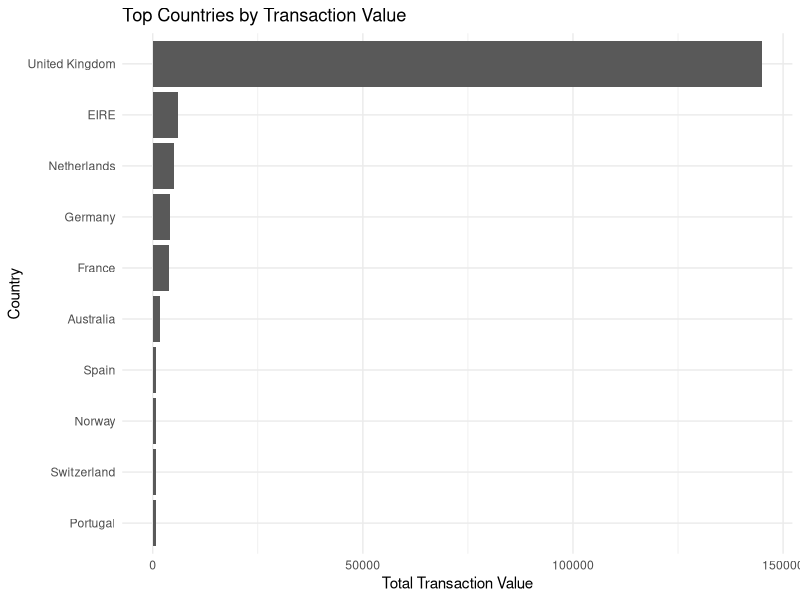
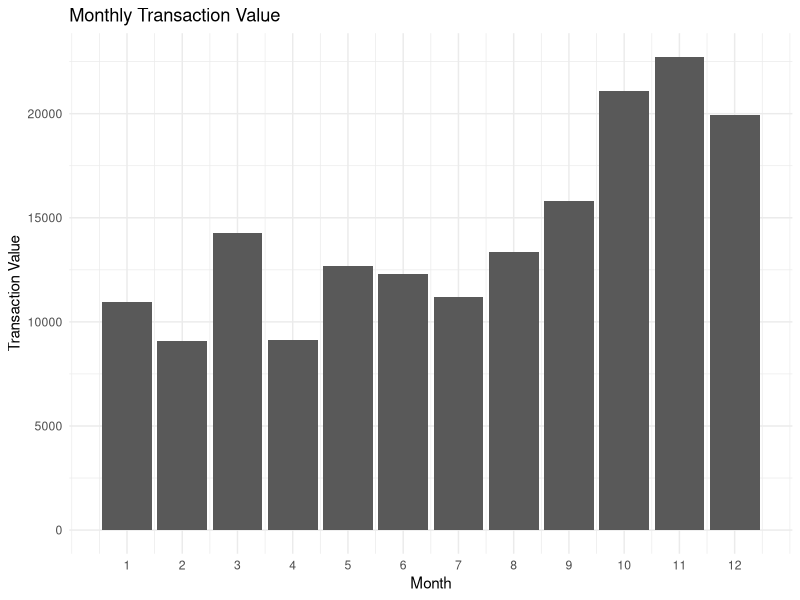
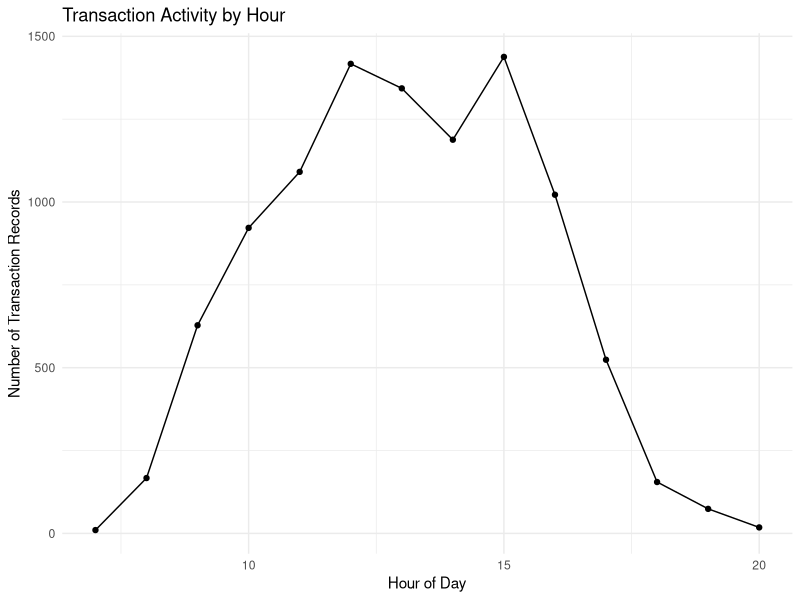
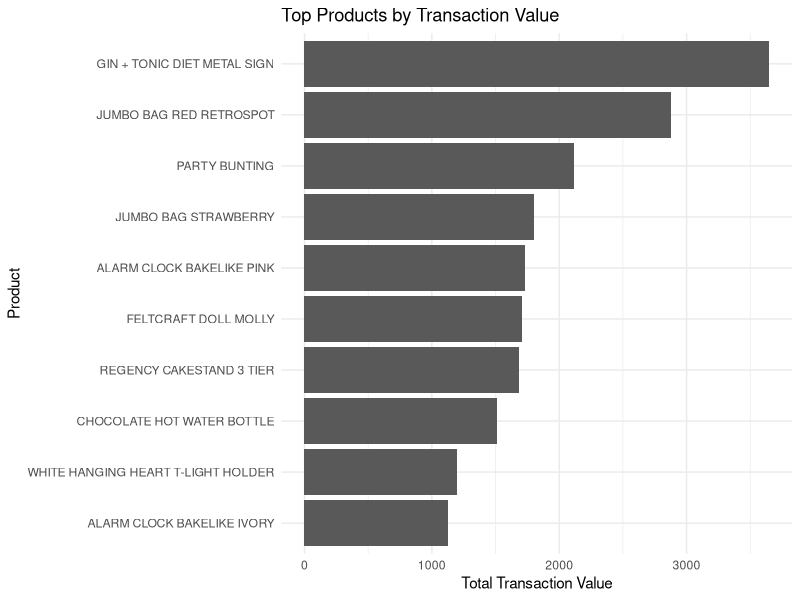
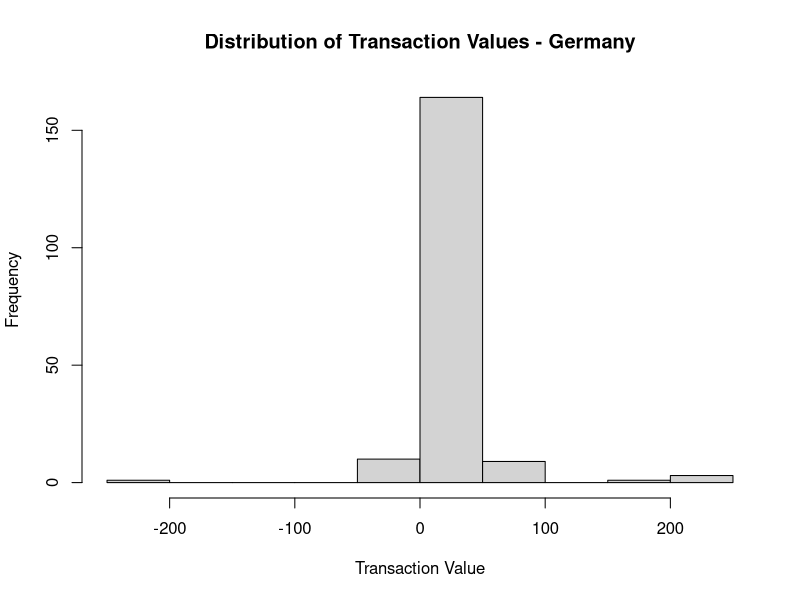

Generate these figures, in order, with R:
## ---- chunk 1
knitr::opts_chunk$set(
  echo = TRUE,
  message = FALSE,
  warning = FALSE
)

library(dplyr)
library(ggplot2)
## ---- chunk 2
retail <- read.csv("../data/Online_Retail_sample.csv")

dim(retail)
head(retail)
str(retail)
summary(retail)
## ---- chunk 3
retail <- retail %>%
  mutate(
    TransactionValue = Quantity * UnitPrice
  )

summary(retail$TransactionValue)
## ---- chunk 4
invoice_datetime <- strptime(
  retail$InvoiceDate,
  format = "%m/%d/%Y %H:%M",
  tz = "GMT"
)

retail <- retail %>%
  mutate(
    InvoiceDateParsed = as.Date(invoice_datetime),
    InvoiceDayOfWeek = weekdays(InvoiceDateParsed),
    InvoiceHour = as.numeric(format(invoice_datetime, "%H")),
    InvoiceMonth = as.numeric(format(invoice_datetime, "%m"))
  )
## ---- chunk 5
missing_percentage <- colMeans(is.na(retail)) * 100

missing_percentage
## ---- chunk 6
missing_customer_by_country <- retail %>%
  filter(is.na(CustomerID)) %>%
  count(Country, sort = TRUE)

missing_customer_by_country
## ---- chunk 7
country_transactions <- retail %>%
  count(Country, name = "Transactions") %>%
  mutate(
    Percentage = 100 * Transactions / nrow(retail)
  ) %>%
  arrange(desc(Transactions))

country_transactions %>%
  filter(Percentage > 1)
## ---- chunk 8
country_revenue <- retail %>%
  group_by(Country) %>%
  summarise(
    TotalTransactionValue =
      sum(TransactionValue, na.rm = TRUE),
    .groups = "drop"
  ) %>%
  arrange(desc(TotalTransactionValue))

country_revenue %>%
  filter(TotalTransactionValue > 130000)
## ---- chunk 9
top_countries <- country_revenue %>%
  slice_max(
    order_by = TotalTransactionValue,
    n = 10
  )

ggplot(
  top_countries,
  aes(
    x = reorder(Country, TotalTransactionValue),
    y = TotalTransactionValue
  )
) +
  geom_col() +
  coord_flip() +
  labs(
    title = "Top Countries by Transaction Value",
    x = "Country",
    y = "Total Transaction Value"
  ) +
  theme_minimal()
## ---- chunk 10
weekday_transactions <- retail %>%
  group_by(InvoiceDayOfWeek) %>%
  summarise(
    Transactions = n(),
    .groups = "drop"
  ) %>%
  mutate(
    TransactionPercentage =
      100 * Transactions / sum(Transactions)
  )

weekday_transactions
## ---- chunk 11
weekday_value <- retail %>%
  group_by(InvoiceDayOfWeek) %>%
  summarise(
    TransactionValue =
      sum(TransactionValue, na.rm = TRUE),
    .groups = "drop"
  ) %>%
  mutate(
    ValuePercentage =
      100 * TransactionValue /
      sum(TransactionValue)
  )

weekday_value
## ---- chunk 12
monthly_value <- retail %>%
  group_by(InvoiceMonth) %>%
  summarise(
    TransactionValue =
      sum(TransactionValue, na.rm = TRUE),
    .groups = "drop"
  ) %>%
  mutate(
    ValuePercentage =
      100 * TransactionValue /
      sum(TransactionValue)
  )

monthly_value
## ---- chunk 13
ggplot(
  monthly_value,
  aes(
    x = InvoiceMonth,
    y = TransactionValue
  )
) +
  geom_col() +
  scale_x_continuous(breaks = 1:12) +
  labs(
    title = "Monthly Transaction Value",
    x = "Month",
    y = "Transaction Value"
  ) +
  theme_minimal()
## ---- chunk 14
australia_transactions <- retail %>%
  filter(Country == "Australia") %>%
  count(
    InvoiceDateParsed,
    name = "Transactions"
  ) %>%
  arrange(desc(Transactions))

head(australia_transactions, 1)
## ---- chunk 15
hourly_activity <- retail %>%
  filter(
    InvoiceHour >= 7,
    InvoiceHour <= 20
  ) %>%
  group_by(InvoiceHour) %>%
  summarise(
    Transactions = n(),
    .groups = "drop"
  ) %>%
  arrange(InvoiceHour)

hourly_activity
## ---- chunk 16
maintenance_windows <- data.frame(
  StartHour = hourly_activity$InvoiceHour[-nrow(hourly_activity)],
  EndHour = hourly_activity$InvoiceHour[-1],
  TwoHourTransactions =
    hourly_activity$Transactions[-nrow(hourly_activity)] +
    hourly_activity$Transactions[-1]
)

maintenance_windows %>%
  arrange(TwoHourTransactions) %>%
  head(1)
## ---- chunk 17
ggplot(
  hourly_activity,
  aes(
    x = InvoiceHour,
    y = Transactions
  )
) +
  geom_line() +
  geom_point() +
  labs(
    title = "Transaction Activity by Hour",
    x = "Hour of Day",
    y = "Number of Transaction Records"
  ) +
  theme_minimal()
## ---- chunk 18
customer_data <- retail %>%
  filter(!is.na(CustomerID))
## ---- chunk 19
customer_activity <- customer_data %>%
  count(
    CustomerID,
    name = "TransactionRecords"
  ) %>%
  arrange(desc(TransactionRecords))

head(customer_activity, 10)
## ---- chunk 20
customer_value <- customer_data %>%
  group_by(CustomerID) %>%
  summarise(
    TotalTransactionValue =
      sum(TransactionValue, na.rm = TRUE),
    .groups = "drop"
  ) %>%
  arrange(desc(TotalTransactionValue))

head(customer_value, 10)
## ---- chunk 21
unique_customer_count <-
  n_distinct(customer_data$CustomerID)

unique_customer_count
## ---- chunk 22
customer_purchase_dates <- customer_data %>%
  filter(!is.na(InvoiceDateParsed)) %>%
  distinct(
    CustomerID,
    InvoiceDateParsed
  ) %>%
  arrange(
    CustomerID,
    InvoiceDateParsed
  )

repeat_purchase_intervals <-
  customer_purchase_dates %>%
  group_by(CustomerID) %>%
  mutate(
    DaysBetweenPurchases =
      as.numeric(
        InvoiceDateParsed -
        lag(InvoiceDateParsed)
      )
  ) %>%
  ungroup() %>%
  filter(
    !is.na(DaysBetweenPurchases),
    DaysBetweenPurchases > 0
  )

average_days_between_purchases <-
  mean(
    repeat_purchase_intervals$DaysBetweenPurchases,
    na.rm = TRUE
  )

average_days_between_purchases
## ---- chunk 23
france_transactions <- retail %>%
  filter(Country == "France")

france_cancellation_rate <-
  100 *
  sum(
    france_transactions$Quantity < 0,
    na.rm = TRUE
  ) /
  nrow(france_transactions)

france_cancellation_rate
## ---- chunk 24
product_revenue <- retail %>%
  group_by(
    StockCode,
    Description
  ) %>%
  summarise(
    TotalTransactionValue =
      sum(TransactionValue, na.rm = TRUE),
    .groups = "drop"
  ) %>%
  arrange(desc(TotalTransactionValue))

head(product_revenue, 10)
## ---- chunk 25
top_products <- product_revenue %>%
  filter(!is.na(Description)) %>%
  slice_max(
    order_by = TotalTransactionValue,
    n = 10
  )

ggplot(
  top_products,
  aes(
    x = reorder(
      Description,
      TotalTransactionValue
    ),
    y = TotalTransactionValue
  )
) +
  geom_col() +
  coord_flip() +
  labs(
    title = "Top Products by Transaction Value",
    x = "Product",
    y = "Total Transaction Value"
  ) +
  theme_minimal()
## ---- chunk 26
germany_transactions <- retail %>%
  filter(Country == "Germany")

hist(
  germany_transactions$TransactionValue,
  main = "Distribution of Transaction Values - Germany",
  xlab = "Transaction Value"
)
